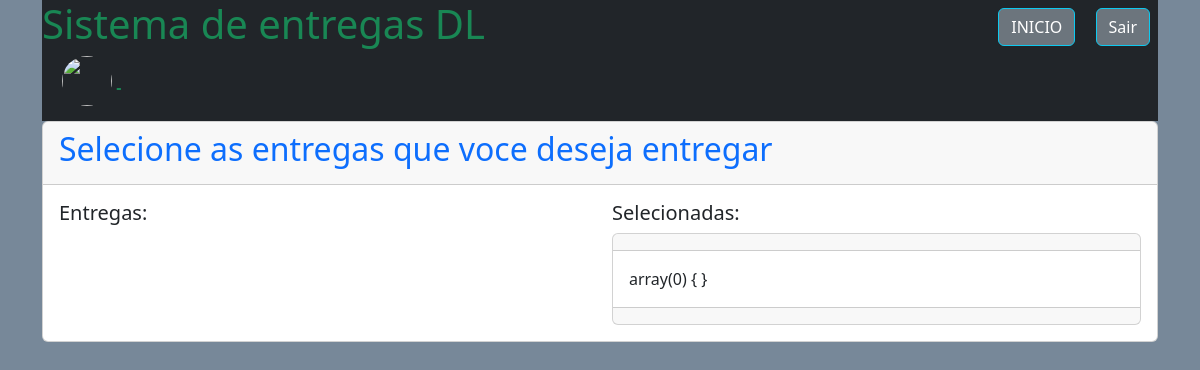
/entregas/selecionar/seleciona_entrega.php, run on an earlier commit of the app's database.
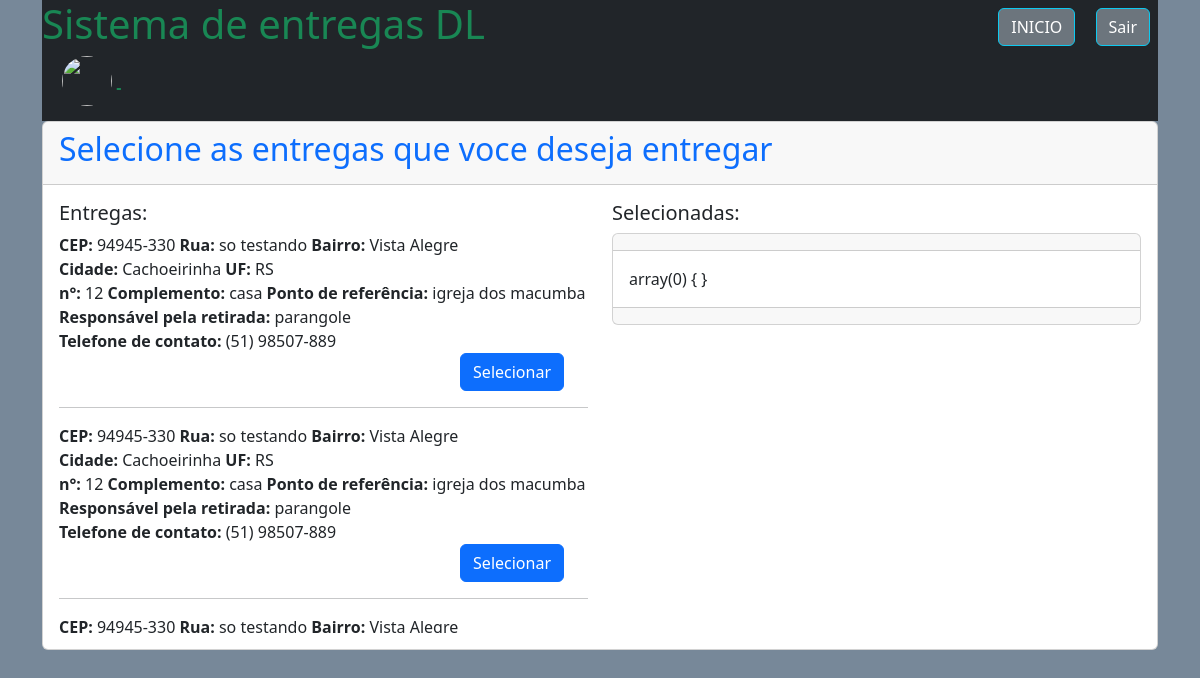
And on a later commit of the database.
### tables this page shows
CREATE TABLE `compras` (
  `id_compra` int(11) NOT NULL,
  `id_usuario` int(11) NOT NULL,
  `id_endereco` int(11) NOT NULL,
  `data` datetime NOT NULL,
  `total` double(10,2) NOT NULL,
  `autorizado` int(1) NOT NULL,
  `sel_entrega` int(1) NOT NULL,
  `entregue` int(1) NOT NULL,
  `pagamento` varchar(30) NOT NULL,
  `parcelas` int(3) NOT NULL
);

CREATE TABLE `endereco_usuario` (
  `id_endereco` int(11) NOT NULL,
  `id_usuario` int(11) NOT NULL,
  `CEP` varchar(9) NOT NULL,
  `logradouro` varchar(120) NOT NULL,
  `bairro` varchar(60) NOT NULL,
  `cidade` varchar(60) NOT NULL,
  `UF` varchar(2) NOT NULL,
  `numero` int(6) NOT NULL,
  `complemento` varchar(60) NOT NULL,
  `ponto_referencia` varchar(100) NOT NULL,
  `retirada_com` varchar(100) NOT NULL,
  `telefone_entrega` varchar(15) NOT NULL
);

### entregas/selecionar/seleciona_entrega.php (the view, shortened to what this page needs)
<?php
require_once '../../database.php';
require_once '../verifica_session.php';
?>
<!doctype html>
<html lang="pt-br">
  <head>
    <link href="https://cdn.jsdelivr.net/npm/bootstrap@5.3.3/dist/css/bootstrap.min.css" rel="stylesheet">
</head>
  <body style="background: #778899">
    <div class="container">
        <div class="bg-dark">
            <div class="row">
                <div class="col" >
                    <h1 class="text-success">
                    </h1>
                </div>
                <div class="col" align="right">
                    <a class="btn btn-secondary border-info m-2" href="home.php">INICIO</a>
                    <a href="../sair.php" class="btn btn-secondary border-info m-2">Sair</a>
                </div>
            </div>
           <?php echo '<img src="../../img/foto_usuario/'.$foto.'" style="border-radius: 50%;width:50px;height:50px;align=left;margin-left:20px;margin-bottom:15px;">';
           echo '<strong class="text-success"> - '.$nome.' </strong>';
           ?>
	</div>
        <div class="card">
            <div class="card-header">
                <h2 class="text-primary">Selecione as entregas que voce deseja entregar</h2>
            </div>
            <div class="card-body">
                    <?php
                    $sql = "SELECT * FROM compras WHERE autorizado = 1 AND sel_entrega = 0";
                    $consulta = $conexao->query($sql);
                    $dados_a = $consulta->fetchALL(PDO::FETCH_ASSOC);
                    echo '<div class="row">
                            <div class="col">
                                <h5>Entregas:</h5>
                                <div style="max-height:400px" class="overflow-auto">
                                    ';
                    foreach ($dados_a as $a){
                        $sql2 = "SELECT * FROM endereco_usuario WHERE id_endereco = '".$a['id_endereco']."'";
			$consulta2 = $conexao->query($sql2);
			$d = $consulta2->fetch(PDO::FETCH_ASSOC);
		echo '<form method="POST">
		  <label class="form-check-label" for="endereco'.$d['id_endereco'].'">
                  <strong>CEP:</strong> '.$d['CEP'].'
		  </label>
                  <label class="form-check-label" for="endereco'.$d['id_endereco'].'">
                  <strong> Rua:</strong> '.$d['logradouro'].'
		  </label>
                  <label class="form-check-label" for="endereco'.$d['id_endereco'].'">
                  <strong> Bairro:</strong> '.$d['bairro'].'
		  </label>
                  <label class="form-check-label" for="endereco'.$d['id_endereco'].'">
                  <strong> Cidade:</strong> '.$d['cidade'].'
		  </label>
                  <label class="form-check-label" for="endereco'.$d['id_endereco'].'">
                  <strong> UF:</strong> '.$d['UF'].'
		  </label></br>
                  <label class="form-check-label" for="endereco'.$d['id_endereco'].'">
                  <strong> n°:</strong> '.$d['numero'].'
		  </label>
                  <label class="form-check-label" for="endereco'.$d['id_endereco'].'">
                  <strong> Complemento:</strong> '.$d['complemento'].'
		  </label>
                  <label class="form-check-label" for="endereco'.$d['id_endereco'].'">
                  <strong> Ponto de referência:</strong> '.$d['ponto_referencia'].'
		  </label></br>
                  <label class="form-check-label" for="endereco'.$d['id_endereco'].'">
                  <strong> Responsável pela retirada:</strong> '.$d['retirada_com'].'
		  </label>
                  <label class="form-check-label" for="endereco'.$d['id_endereco'].'">
                  <strong> Telefone de contato:</strong> '.$d['telefone_entrega'].'
		  </label></br>
                  <input type="hidden" name="sel_entrega" value="'.$a['id_endereco'].'">
                  <div align="right">
                  <input class="btn btn-primary me-4" type="submit" id="endereco'.$d['id_endereco'].'"  value="Selecionar">
                  </div>
                  </form><hr/>
                ';
                    }
                    echo '
                            </div>
                            </div>
                            <div class="col">
                            <h5>Selecionadas:</h5>
                            ';
                    echo '<div class="card">
                            <div class="card-header">
                            </div>
                            <div class="card-body" style="max-height:400px" class="overflow-auto">';
                    if(isset($_SESSION['entregas_selecionadas'])){
                        var_dump($_SESSION['entregas_selecionadas']);
                        }
                    echo '</div>
                            <div class="card-footer">
                            </div>
                ';
                    echo '</div>';
                    ?>
                </div>
            </div>
        </div>
    </div>
  </body>

What changed in the data, as far as the page shows it:
now on this page (row edited): compras: id_endereco.CEP "94945-330", id_endereco.logradouro "so testando", id_endereco.bairro "Vista Alegre", id_endereco.cidade "Cachoeirinha", id_endereco.UF "RS", id_endereco.numero "12", id_endereco.complemento "casa", id_endereco.ponto_referencia "igreja dos macumba", id_endereco.retirada_com "parangole", id_endereco.telefone_entrega "(51) 98507-889"
now on this page (row edited): compras: id_endereco.CEP "94945-330", id_endereco.logradouro "so testando", id_endereco.bairro "Vista Alegre", id_endereco.cidade "Cachoeirinha", id_endereco.UF "RS", id_endereco.numero "12", id_endereco.complemento "casa", id_endereco.ponto_referencia "igreja dos macumba", id_endereco.retirada_com "parangole", id_endereco.telefone_entrega "(51) 98507-889"
now on this page (row edited): compras: id_endereco.CEP "94945-330", id_endereco.logradouro "so testando", id_endereco.bairro "Vista Alegre"
